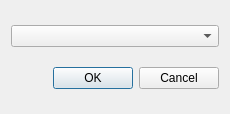
<?xml version="1.0" encoding="UTF-8"?>
<ui version="4.0">
 <class>ConfigurationDialog</class>
 <widget class="QDialog" name="ConfigurationDialog">
  <property name="geometry">
   <rect>
    <x>0</x>
    <y>0</y>
    <width>230</width>
    <height>114</height>
   </rect>
  </property>
  <property name="windowTitle">
   <string>Dialog</string>
  </property>
  <layout class="QVBoxLayout" name="verticalLayout">
   <item>
    <widget class="QComboBox" name="comboConfig"/>
   </item>
   <item>
    <widget class="QDialogButtonBox" name="buttonBox">
     <property name="layoutDirection">
      <enum>Qt::LeftToRight</enum>
     </property>
     <property name="orientation">
      <enum>Qt::Horizontal</enum>
     </property>
     <property name="standardButtons">
      <set>QDialogButtonBox::Cancel|QDialogButtonBox::Ok</set>
     </property>
    </widget>
   </item>
  </layout>
 </widget>
 <resources/>
 <connections>
  <connection>
   <sender>buttonBox</sender>
   <signal>accepted()</signal>
   <receiver>ConfigurationDialog</receiver>
   <slot>accept()</slot>
   <hints>
    <hint type="sourcelabel">
     <x>248</x>
     <y>254</y>
    </hint>
    <hint type="destinationlabel">
     <x>157</x>
     <y>274</y>
    </hint>
   </hints>
  </connection>
  <connection>
   <sender>buttonBox</sender>
   <signal>rejected()</signal>
   <receiver>ConfigurationDialog</receiver>
   <slot>reject()</slot>
   <hints>
    <hint type="sourcelabel">
     <x>316</x>
     <y>260</y>
    </hint>
    <hint type="destinationlabel">
     <x>286</x>
     <y>274</y>
    </hint>
   </hints>
  </connection>
 </connections>
</ui>
